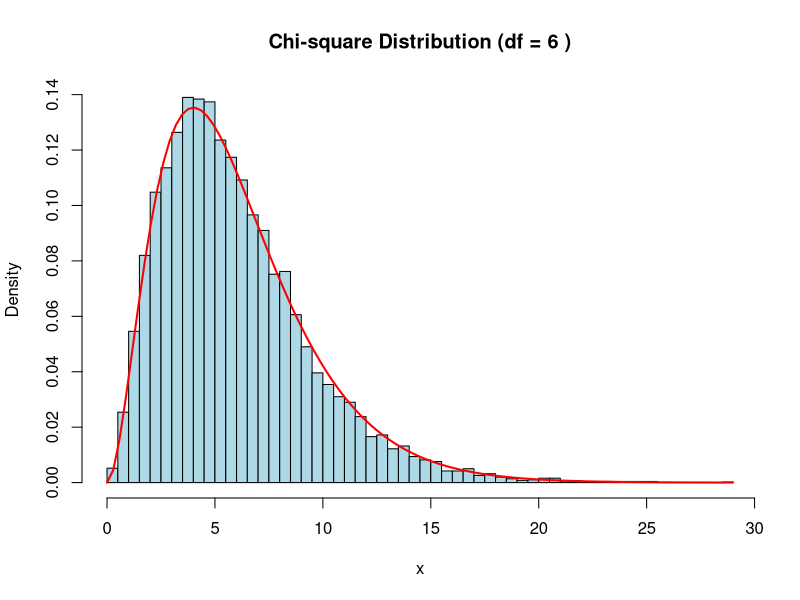

Recreate this plot in R.
# E1-2: Chi-square distributed data - generation and properties
set.seed(123)
n  <- 10000
df <- 6

chisq_data <- rchisq(n, df)

cat("Sample Mean       :", mean(chisq_data), " (Theoretical:", df, ")\n")
cat("Sample Variance    :", var(chisq_data), " (Theoretical:", 2*df, ")\n")

hist(chisq_data, breaks = 50, probability = TRUE, col = "lightblue",
     main = paste("Chi-square Distribution (df =", df, ")"), xlab = "x")
curve(dchisq(x, df), add = TRUE, col = "red", lwd = 2)

# Relationship: sum of squares of standard normal variables -- chaile bad diye dio.
z <- matrix(rnorm(n*df), ncol = df)
chisq_manual <- rowSums(z^2)
cat("\nMean of manually generated Chi-square:", mean(chisq_manual), "\n")


# k <- 5
# N_sim <- 1000
# set.seed(123)
# chi2_data <- rchisq(N_sim, df = k)

# mean_chi2 <- mean(chi2_data)
# var_chi2  <- var(chi2_data)

# print(paste("Mean:", mean_chi2))
# print(paste("Variance:", var_chi2))

# par(mfrow = c(1,3))
# hist(chi2_data, breaks = 30, col = "lightblue", probability = TRUE,
#      main = "Chi-Squared Distribution", xlab = "Value", border = "white")
# curve(dchisq(x, df = k), add = TRUE, col = "red", lwd = 2)

# plot(density(chi2_data), col = "blue", lwd = 2, main = "Density Plot", xlab = "Value")
# curve(dchisq(x, df = k), add = TRUE, col = "red", lwd = 2)

# qqplot(qchisq(ppoints(N_sim), df = k), chi2_data,
#        main = "Q-Q plot for Chi-Squared Data", col = "blue",
#        xlab = "Theoretical quantities", ylab = "sample quantities")
# abline(0, 1, col = "red", lwd = 2)
